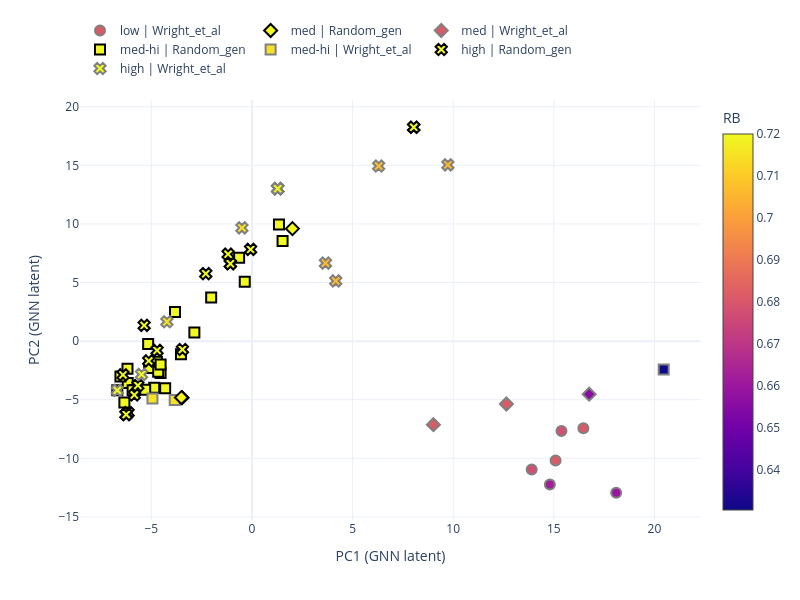

Write notebook code for a chart like this one.
### Code cell
pca_plot_cont(plot_df_ss, 'RB', model_name, save_name=save_name+"_ss", save=save)

### Figure 1 — Plotly figure (JSON) as saved in the notebook; plotly's stock layout.template omitted (floating-point values rounded to 4 significant figures; data arrays with more than 128 entries replaced by an {"elided": "..."} marker saying what was removed)
{"data": [{"customdata": {"elided": "24x7 mixed values"}, "hovertemplate": "Comp: %{customdata[0]}<br>RA: %{customdata[1]}<br>RB: %{customdata[2]}<br>MA: %{customdata[3]}<br>MB: %{customdata[4]}<br>Entropy_conf: %{customdata[5]}<br>TC: %{customdata[6]}", "legendrank": 3, "marker": {"cmax": 0.72, "cmin": 0.6304, "color": [0.72, 0.72, 0.72, 0.72, 0.72, 0.72, 0.72, 0.72, 0.72, 0.72, 0.72, 0.72, 0.72, 0.72, 0.72, 0.72, 0.72, 0.72, 0.72, 0.72, 0.72, 0.72, 0.72, 0.72], "colorbar": {"title": {"text": "RB"}}, "colorscale": [[0, "#0d0887"], [0.1111, "#46039f"], [0.2222, "#7201a8"], [0.3333, "#9c179e"], [0.4444, "#bd3786"], [0.5556, "#d8576b"], [0.6667, "#ed7953"], [0.7778, "#fb9f3a"], [0.8889, "#fdca26"], [1, "#f0f921"]], "line": {"color": "black", "width": 2}, "size": 10, "symbol": "square"}, "mode": "markers", "name": "med-hi | Random_gen", "showlegend": true, "type": "scatter", "x": [-6.692, -6.174, -5.812, -6.536, 1.52, -0.6386, -4.725, -6.339, -2.027, -4.541, -3.527, -3.824, -0.3587, 1.342, -4.858, -5.158, -6.185, -5.93, -5.107, -2.862, -4.313, -4.659, -4.54, -5.306], "y": [-4.198, -3.572, -4.165, -3.028, 8.555, 7.109, -1.764, -5.237, 3.722, -2.725, -1.123, 2.492, 5.073, 9.949, -3.98, -0.2341, -2.35, -4.196, -2.296, 0.7473, -4.023, -2.62, -1.984, -4.142]}, {"customdata": [["(Sm1/3Gd1/3Eu1/3)2(Zr1/2Hf1/2)2O7", 1.066, 0.715, 153.2, 134.9, 1.8, 1.97], ["(Sm1/3Gd1/3Eu1/3)2(Zr1/12Hf1/12Sn1/12Ti3/4)2O7", 1.066, 0.6304, 153.2, 68.27, 1.931, 1.9], ["(La1/7Nd1/7Sm1/7Gd1/7Eu1/7Pr1/7Ce1/7)2(Zr1/2Hf1/2)2O7", 1.081, 0.715, 146.2, 134.9, 2.57, 1.97]], "hovertemplate": "Comp: %{customdata[0]}<br>RA: %{customdata[1]}<br>RB: %{customdata[2]}<br>MA: %{customdata[3]}<br>MB: %{customdata[4]}<br>Entropy_conf: %{customdata[5]}<br>TC: %{customdata[6]}", "legendrank": 3, "marker": {"cmax": 0.72, "cmin": 0.6304, "color": [0.715, 0.6304, 0.715], "colorscale": [[0, "#0d0887"], [0.1111, "#46039f"], [0.2222, "#7201a8"], [0.3333, "#9c179e"], [0.4444, "#bd3786"], [0.5556, "#d8576b"], [0.6667, "#ed7953"], [0.7778, "#fb9f3a"], [0.8889, "#fdca26"], [1, "#f0f921"]], "line": {"color": "gray", "width": 2}, "size": 10, "symbol": "square"}, "mode": "markers", "name": "med-hi | Wright_et_al", "showlegend": true, "type": "scatter", "x": [-3.838, 20.46, -4.945], "y": [-5.031, -2.414, -4.9]}, {"customdata": {"elided": "19x7 mixed values"}, "hovertemplate": "Comp: %{customdata[0]}<br>RA: %{customdata[1]}<br>RB: %{customdata[2]}<br>MA: %{customdata[3]}<br>MB: %{customdata[4]}<br>Entropy_conf: %{customdata[5]}<br>TC: %{customdata[6]}", "legendrank": 4, "marker": {"cmax": 0.72, "cmin": 0.6304, "color": [0.72, 0.72, 0.72, 0.72, 0.72, 0.72, 0.72, 0.72, 0.72, 0.72, 0.72, 0.72, 0.72, 0.72, 0.72, 0.72, 0.72, 0.72, 0.72], "colorscale": [[0, "#0d0887"], [0.1111, "#46039f"], [0.2222, "#7201a8"], [0.3333, "#9c179e"], [0.4444, "#bd3786"], [0.5556, "#d8576b"], [0.6667, "#ed7953"], [0.7778, "#fb9f3a"], [0.8889, "#fdca26"], [1, "#f0f921"]], "line": {"color": "black", "width": 2}, "size": 10, "symbol": "x"}, "mode": "markers", "name": "high | Random_gen", "showlegend": true, "type": "scatter", "x": [-4.715, -1.074, -6.155, -0.06797, -6.249, -1.074, -6.249, -2.295, 1.279, -6.249, -6.409, -1.187, -5.847, -5.13, 8.038, -3.455, -5.67, 8.038, -5.359], "y": [-0.7929, 6.605, -6.105, 7.827, -6.263, 6.605, -6.263, 5.757, 13.01, -6.263, -2.877, 7.42, -4.592, -1.688, 18.25, -0.7116, -3.781, 18.25, 1.344]}, {"customdata": [["La2Zr2O7", 1.16, 0.72, 138.9, 91.22, 0.1713, 2.14], ["Sm2Zr2O7", 1.079, 0.72, 150.4, 91.22, 0.1713, 2.04], ["La2(Zr1/2Hf1/2)2O7", 1.16, 0.715, 138.9, 134.9, 0.8014, 2.29], ["(La1/2Pr1/2)2(Zr1/3Hf1/3Sn1/3)2O7", 1.06, 0.7067, 139.9, 129.5, 1.8, 2.24], ["(Gd1/2Eu1/2)2(Zr1/3Hf1/3Sn1/3)2O7", 1.06, 0.7067, 154.6, 129.5, 1.8, 2.24], ["(La1/3Nd1/3Pr1/3)2(Zr1/2Hf1/2)2O7", 1.076, 0.715, 141.4, 134.9, 1.8, 2.16], ["(Sm1/3Gd1/3Eu1/3)2(Zr1/3Hf1/3Sn1/3)2O7", 1.066, 0.7067, 153.2, 129.5, 2.169, 2.21], ["(La1/5Nd1/5Sm1/5Eu1/5Ce1/5)2Zr2O7", 1.111, 0.72, 145.1, 91.22, 1.634, 2.06], ["(La1/7Nd1/7Sm1/7Gd1/7Eu1/7Pr1/7Ce1/7)2(Zr1/3Hf1/3Sn1/3)2O7", 1.081, 0.7067, 146.2, 129.5, 2.939, 2.02]], "hovertemplate": "Comp: %{customdata[0]}<br>RA: %{customdata[1]}<br>RB: %{customdata[2]}<br>MA: %{customdata[3]}<br>MB: %{customdata[4]}<br>Entropy_conf: %{customdata[5]}<br>TC: %{customdata[6]}", "legendrank": 4, "marker": {"cmax": 0.72, "cmin": 0.6304, "color": [0.72, 0.72, 0.715, 0.7067, 0.7067, 0.715, 0.7067, 0.72, 0.7067], "colorscale": [[0, "#0d0887"], [0.1111, "#46039f"], [0.2222, "#7201a8"], [0.3333, "#9c179e"], [0.4444, "#bd3786"], [0.5556, "#d8576b"], [0.6667, "#ed7953"], [0.7778, "#fb9f3a"], [0.8889, "#fdca26"], [1, "#f0f921"]], "line": {"color": "gray", "width": 2}, "size": 10, "symbol": "x"}, "mode": "markers", "name": "high | Wright_et_al", "showlegend": true, "type": "scatter", "x": [1.279, -6.692, -0.4999, 6.295, 9.734, -4.226, 4.163, -5.487, 3.653], "y": [13.01, -4.198, 9.667, 14.94, 15.04, 1.656, 5.138, -2.841, 6.662]}, {"customdata": [["*Gd1.33Ce0.67Zr2.00O7.00", 1.083, 0.72, 151.5, 91.22, 0.7499, 1.771], ["*Gd1.33Ce0.67Zr2.00O7.00", 1.083, 0.72, 151.5, 91.22, 0.7499, 1.773], ["*La0.56Gd1.00Y0.44Zr2.00O7.00", 1.075, 0.72, 137.0, 91.22, 1.114, 1.798]], "hovertemplate": "Comp: %{customdata[0]}<br>RA: %{customdata[1]}<br>RB: %{customdata[2]}<br>MA: %{customdata[3]}<br>MB: %{customdata[4]}<br>Entropy_conf: %{customdata[5]}<br>TC: %{customdata[6]}", "legendrank": 2, "marker": {"cmax": 0.72, "cmin": 0.6304, "color": [0.72, 0.72, 0.72], "colorscale": [[0, "#0d0887"], [0.1111, "#46039f"], [0.2222, "#7201a8"], [0.3333, "#9c179e"], [0.4444, "#bd3786"], [0.5556, "#d8576b"], [0.6667, "#ed7953"], [0.7778, "#fb9f3a"], [0.8889, "#fdca26"], [1, "#f0f921"]], "line": {"color": "black", "width": 2}, "size": 10, "symbol": "diamond"}, "mode": "markers", "name": "med | Random_gen", "showlegend": true, "type": "scatter", "x": [-3.473, -3.503, 2.011], "y": [-4.827, -4.816, 9.6]}, {"customdata": [["Sm2(Zr1/4Hf1/4Sn1/4Ti1/4)2O7", 1.079, 0.6813, 150.4, 109.1, 1.432, 1.73], ["(Sm1/3Gd1/3Eu1/3)2(Zr1/4Hf1/4Sn1/4Ti1/4)2O7", 1.066, 0.6813, 153.2, 109.1, 2.43, 1.67], ["(Sm1/3Gd1/3Eu1/3)2(Zr1/6Hf1/6Sn1/6Ti1/2)2O7", 1.066, 0.6558, 153.2, 88.67, 2.3, 1.71]], "hovertemplate": "Comp: %{customdata[0]}<br>RA: %{customdata[1]}<br>RB: %{customdata[2]}<br>MA: %{customdata[3]}<br>MB: %{customdata[4]}<br>Entropy_conf: %{customdata[5]}<br>TC: %{customdata[6]}", "legendrank": 2, "marker": {"cmax": 0.72, "cmin": 0.6304, "color": [0.6813, 0.6813, 0.6558], "colorscale": [[0, "#0d0887"], [0.1111, "#46039f"], [0.2222, "#7201a8"], [0.3333, "#9c179e"], [0.4444, "#bd3786"], [0.5556, "#d8576b"], [0.6667, "#ed7953"], [0.7778, "#fb9f3a"], [0.8889, "#fdca26"], [1, "#f0f921"]], "line": {"color": "gray", "width": 2}, "size": 10, "symbol": "diamond"}, "mode": "markers", "name": "med | Wright_et_al", "showlegend": true, "type": "scatter", "x": [9.014, 12.64, 16.76], "y": [-7.131, -5.362, -4.528]}, {"customdata": [["Gd2(Zr1/4Hf1/4Sn1/4Ti1/4)2O7", 1.053, 0.6813, 157.2, 109.1, 1.432, 1.58], ["(Sm1/2Gd1/2)2(Zr1/3Hf1/3Ti1/3)2O7", 1.066, 0.6783, 153.8, 105.9, 1.8, 1.47], ["(Gd1/2Eu1/2)2(Zr1/3Hf1/3Ti1/3)2O7", 1.06, 0.6783, 154.6, 105.9, 1.8, 1.52], ["(Sm1/4Gd1/4Eu1/4Yb1/4)2(Zr1/4Hf1/4Sn1/4Ti1/4)2O7", 1.046, 0.6813, 158.2, 109.1, 2.692, 1.45], ["(Sm1/4Gd1/4Eu1/4Yb1/4)2(Zr1/4Hf1/4Ti1/2)2O7", 1.046, 0.66, 158.2, 91.36, 2.377, 1.36], ["(Sm3/4Yb1/4)2(Zr1/2Ti1/2)2O7", 1.056, 0.6625, 156.0, 69.55, 1.313, 1.4]], "hovertemplate": "Comp: %{customdata[0]}<br>RA: %{customdata[1]}<br>RB: %{customdata[2]}<br>MA: %{customdata[3]}<br>MB: %{customdata[4]}<br>Entropy_conf: %{customdata[5]}<br>TC: %{customdata[6]}", "legendrank": 1, "marker": {"cmax": 0.72, "cmin": 0.6304, "color": [0.6813, 0.6783, 0.6783, 0.6813, 0.66, 0.6625], "colorscale": [[0, "#0d0887"], [0.1111, "#46039f"], [0.2222, "#7201a8"], [0.3333, "#9c179e"], [0.4444, "#bd3786"], [0.5556, "#d8576b"], [0.6667, "#ed7953"], [0.7778, "#fb9f3a"], [0.8889, "#fdca26"], [1, "#f0f921"]], "line": {"color": "gray", "width": 2}, "size": 10, "symbol": "circle"}, "mode": "markers", "name": "low | Wright_et_al", "showlegend": true, "type": "scatter", "x": [16.47, 13.9, 15.38, 15.09, 18.1, 14.8], "y": [-7.435, -10.96, -7.677, -10.18, -12.94, -12.23]}], "layout": {"height": 600, "legend": {"orientation": "h", "y": 1.2}, "width": 800, "xaxis": {"title": {"text": "PC1 (GNN latent)"}}, "yaxis": {"title": {"text": "PC2 (GNN latent)"}}}}
